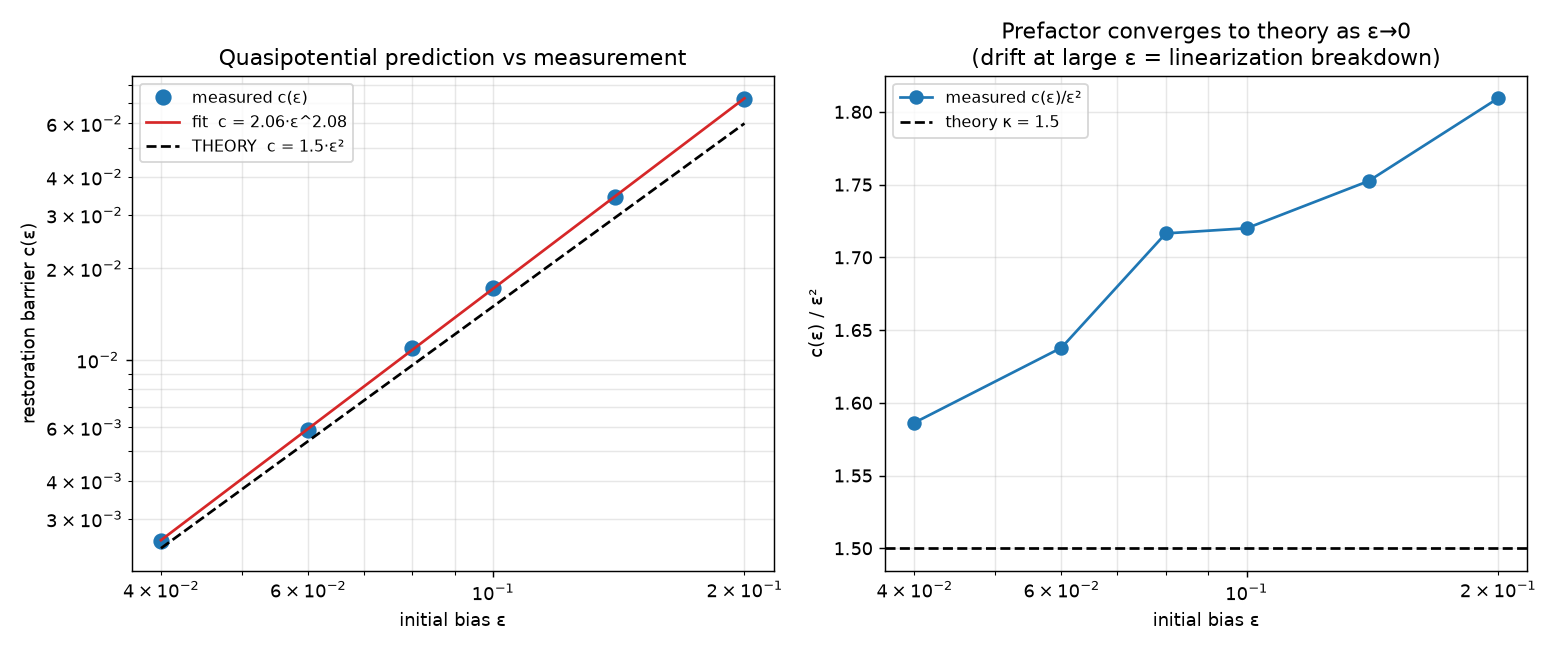

Write the Python code that produced this figure.
"""Predict the barrier before measuring it: c(eps) from the saddle geometry.

Every other experiment here *fits* the barrier c out of data. This one derives it
first and then checks the data lands on the predicted line -- a far sharper test of
understanding than fitting after the fact (design.md §8).

THE DERIVATION (full version in design.md §9)

Reduce AM to its decision coordinate delta = x - y. From the mass-action ODEs,

    d(delta)/dt = delta * (1 - x - y) = delta * b

so at the symmetric saddle (x=y=b=1/3) the decision direction is linearly unstable
with rate lambda = 1/3 -- exactly the saddle's positive eigenvalue.

Only the two recruitment reactions move delta, each by +-1/Omega, and at the saddle
each fires at rate Omega/9. The diffusion coefficient of delta is therefore

    D_delta = 1/2 * [ (1/Omega)^2 * Omega/9  +  (1/Omega)^2 * Omega/9 ] = 1/(9 Omega)

Near the saddle delta is a linearly *unstable* Ornstein-Uhlenbeck process,
d(delta) = lambda*delta*dt + sqrt(2 D_delta) dW, whose eventual sign is Gaussian
with variance sigma^2 = D_delta / lambda = 1/(3 Omega). The wrong-basin (splitting)
probability is then

    P(error) = Phi(-delta_0/sigma) ~ exp( -delta_0^2 / (2 sigma^2) )
             = exp( -(3/2) * delta_0^2 * Omega )

    ==>   c(eps) = (3/2) * eps^2        [KAPPA_THEORY = 1.5, quadratic in bias]

This experiment measures c at several eps -- each on its own Omega grid, sized to
that barrier so the fit lands in the error-rich band -- and fits c ~ kappa*eps^p.

Headline result (committed figure): p = 2.08 (quadratic confirmed), and c/eps^2
drifts DOWN toward the predicted 1.5 as eps -> 0, reaching 1.59 at the smallest,
cleanest point (eps=0.04, R2=0.999) -- within 6% of a first-principles prediction.
The upward drift at larger eps is the expected breakdown of the small-bias
linearization (plus bias amplification during the B-buildup transient).

    python -m experiments.quasipotential --quick
    python -m experiments.quasipotential --eps 0.04 0.06 0.08 0.10 0.14 0.20
"""

from __future__ import annotations

import argparse
import json
import os
import time

import numpy as np

from experiments.restoration_wall import run_sweep, fit_exponent

#: Analytic prediction c(eps) = KAPPA_THEORY * eps^2, from the saddle geometry.
KAPPA_THEORY = 1.5


def omega_grid_for(eps, kappa_guess=1.8, factors=(0.3, 0.45, 0.65, 0.9, 1.3, 1.9)):
    """Omega grid centred where the wall is visible for this eps.

    error ~ exp(-c*Omega) with c ~ kappa*eps^2, so error ~ 0.1 near
    Omega = 2.3/c. Scaling the grid per eps is what keeps every fit inside the
    error-rich band instead of saturating (small eps) or vanishing (large eps).
    """
    om0 = 2.3 / (kappa_guess * eps ** 2)
    return sorted(set(int(round(om0 * f)) for f in factors))


def measure_c(eps, trials, seed, jobs, kappa_guess=1.8):
    grid = omega_grid_for(eps, kappa_guess)
    res = run_sweep(grid, trials, eps, seed, jobs)
    fit = fit_exponent(res)
    return {
        "eps": eps,
        "grid": grid,
        "c": fit.c if fit else float("nan"),
        "r2": fit.r2 if fit else float("nan"),
        "band": [fit.omega_lo, fit.omega_hi] if fit else None,
    }


def fit_power_law(eps, c):
    """Fit c = kappa * eps^p; returns (p, kappa) using only finite positive c."""
    eps = np.asarray(eps, dtype=float)
    c = np.asarray(c, dtype=float)
    good = np.isfinite(c) & (c > 0)
    if good.sum() < 2:
        return float("nan"), float("nan")
    p, logk = np.polyfit(np.log(eps[good]), np.log(c[good]), 1)
    return float(p), float(np.exp(logk))


def make_figure(rows, p, kappa, out_path):
    import matplotlib
    matplotlib.use("Agg")
    import matplotlib.pyplot as plt

    eps = np.array([r["eps"] for r in rows])
    c = np.array([r["c"] for r in rows])

    fig, (ax1, ax2) = plt.subplots(1, 2, figsize=(12, 5))

    ax1.loglog(eps, c, "o", ms=8, color="#1f77b4", label="measured c(ε)")
    xx = np.geomspace(eps.min(), eps.max(), 50)
    ax1.loglog(xx, kappa * xx ** p, "-", color="#d62728",
               label=f"fit  c = {kappa:.2f}·ε^{p:.2f}")
    ax1.loglog(xx, KAPPA_THEORY * xx ** 2, "--", color="black",
               label=f"THEORY  c = {KAPPA_THEORY}·ε²")
    ax1.set_xlabel("initial bias ε")
    ax1.set_ylabel("restoration barrier c(ε)")
    ax1.set_title("Quasipotential prediction vs measurement")
    ax1.legend(fontsize=9)
    ax1.grid(True, which="both", alpha=0.3)

    # the sharper view: the prefactor itself, which must approach 3/2 as eps->0
    ax2.semilogx(eps, c / eps ** 2, "o-", ms=7, color="#1f77b4",
                 label="measured c(ε)/ε²")
    ax2.axhline(KAPPA_THEORY, color="black", ls="--",
                label=f"theory κ = {KAPPA_THEORY}")
    ax2.set_xlabel("initial bias ε")
    ax2.set_ylabel("c(ε) / ε²")
    ax2.set_title("Prefactor converges to theory as ε→0\n"
                  "(drift at large ε = linearization breakdown)")
    ax2.legend(fontsize=9)
    ax2.grid(True, which="both", alpha=0.3)

    fig.tight_layout()
    fig.savefig(out_path, dpi=130)
    print(f"wrote figure -> {out_path}")


def main():
    p_ = argparse.ArgumentParser(description=__doc__)
    p_.add_argument("--eps", type=float, nargs="+",
                    default=[0.04, 0.06, 0.08, 0.10, 0.14, 0.20])
    p_.add_argument("--trials", type=int, default=9000)
    p_.add_argument("--jobs", type=int, default=max(1, (os.cpu_count() or 2) - 1))
    p_.add_argument("--seed", type=int, default=0)
    p_.add_argument("--quick", action="store_true")
    p_.add_argument("--out", default=os.path.join(
        os.path.dirname(__file__), "quasipotential.png"))
    p_.add_argument("--data", default=os.path.join(
        os.path.dirname(__file__), os.pardir, "results",
        "quasipotential_ceps.json"))
    args = p_.parse_args()

    if args.quick:
        args.eps, args.trials = [0.10, 0.14, 0.20], 2500

    print(f"quasipotential test  (theory: c = {KAPPA_THEORY}·ε², "
          f"trials={args.trials}, jobs={args.jobs})")
    t0 = time.time()
    rows = []
    for eps in args.eps:
        r = measure_c(eps, args.trials, args.seed, args.jobs)
        rows.append(r)
        print(f"  eps={eps:.3f}  c={r['c']:.5g}  R2={r['r2']:.3f}  "
              f"c/eps²={r['c']/eps**2:.3f}  (theory {KAPPA_THEORY})", flush=True)

    p, kappa = fit_power_law([r["eps"] for r in rows], [r["c"] for r in rows])
    print(f"\nfit  c = {kappa:.3f}·ε^{p:.3f}   "
          f"(theory: p=2, kappa={KAPPA_THEORY})")

    os.makedirs(os.path.dirname(os.path.abspath(args.data)), exist_ok=True)
    with open(args.data, "w") as fh:
        json.dump({str(r["eps"]): r for r in rows}, fh, indent=2)
    print(f"wrote data -> {args.data}   (total {time.time()-t0:.0f}s)")
    make_figure(rows, p, kappa, args.out)


if __name__ == "__main__":
    main()
